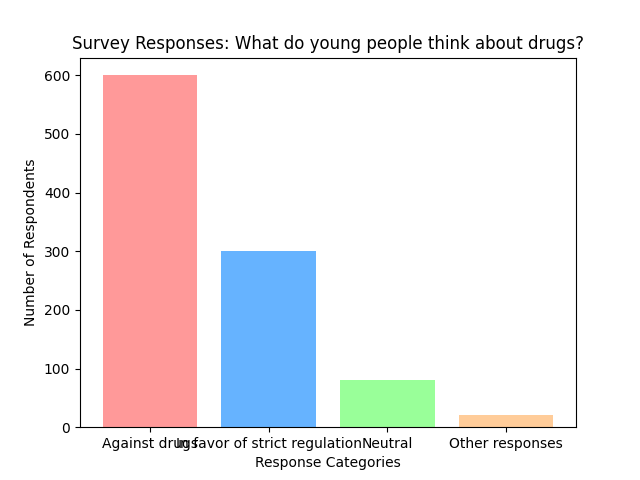

Reproduce this figure in Python.
import matplotlib.pyplot as plt
import numpy as np

# Data for the survey
categories = np.array(['Against drugs', 'In favor of strict regulation', 'Neutral', 'Other responses'])
values = np.array([600, 300, 80, 20])

# Create the bar chart
fig, ax = plt.subplots()
ax.bar(categories, values, color=['#ff9999', '#66b3ff', '#99ff99', '#ffcc99'])

# Add titles and labels
ax.set_title('Survey Responses: What do young people think about drugs?')
ax.set_ylabel('Number of Respondents')
ax.set_xlabel('Response Categories')

# Save the chart
image_path = "C:/Users/Vannsan Nin/Desktop/test/1709387943_bar.png"  # Adjust this path
fig.savefig(image_path)
plt.close(fig)

# Display confirmation or use the image in notebooks
print(f"Chart saved at: {image_path}")
